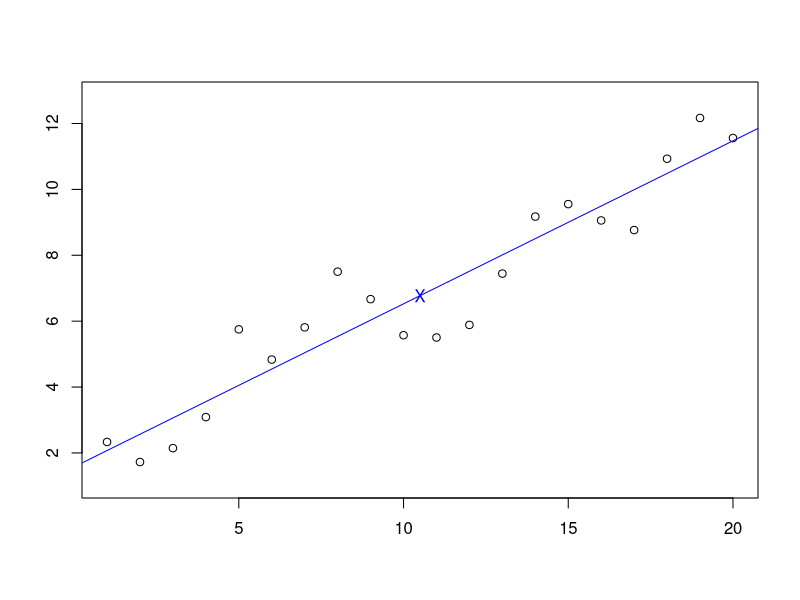
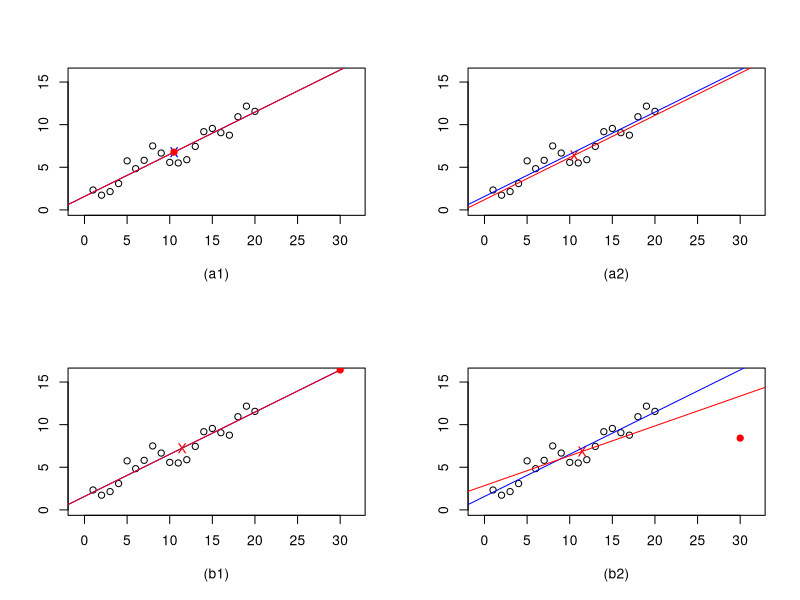
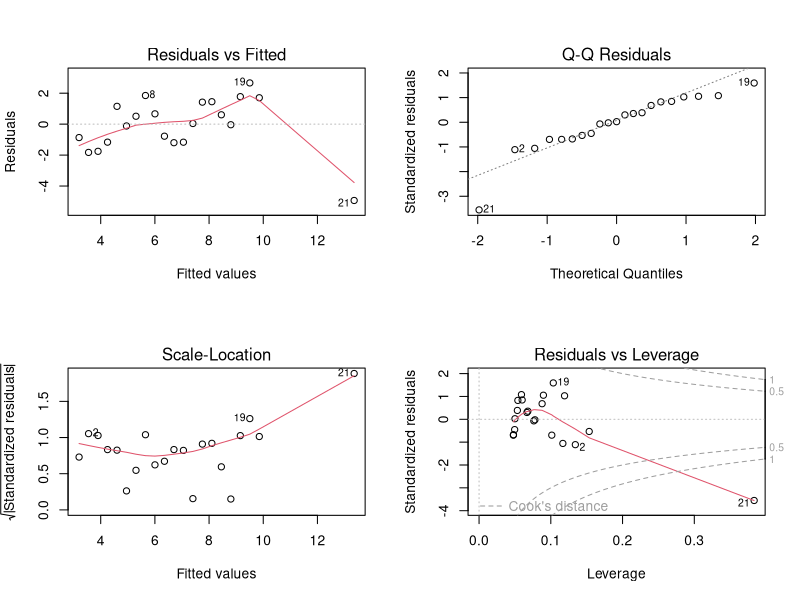

These charts were generated, in order, by the following R code:
set.seed(123456)
# Generación de los datos
n=20
x=1:n
y=1+0.5*x+rnorm(n)

# Representación de los datos originales
mod=lm(y~x)
plot(y~x,xlab="",ylab="",asp=1)
abline(mod,col="blue")
points(mean(x),mean(y),col="blue",pch="X")
summary(mod)


windows()
par(mfrow=c(2,2))
xmarco=c(1,30)
ymarco=c(0,16)

# Con un dato más en el centro
x0=mean(x)
y0p=predict(mod,data.frame(x=c(x0)))
names(y0p)=c()
y0=y0p
x_ampliado=c(x,x0)
y_ampliado=c(y,y0)
mod_a1=lm(y_ampliado~x_ampliado)
plot(xmarco,ymarco,type="n",xlab="(a1)",ylab="",asp=1)
points(x,y)
points(mean(x_ampliado),mean(y_ampliado),col="blue",pch="X")
abline(mod,col="blue")
points(x0,y0,col="red",pch=19)
abline(mod_a1,col="red")
summary(mod_a1)
# Con un dato más, sin capacidad de palanca y fuera de la recta
y0=y0p-8
x_ampliado=c(x,x0)
y_ampliado=c(y,y0)
mod_a2=lm(y_ampliado~x_ampliado)
plot(xmarco,ymarco,type="n",xlab="(a2)",ylab="",asp=1)
points(x,y)
points(mean(x_ampliado),mean(y_ampliado),col="red",pch="X")
abline(mod,col="blue")
points(x0,y0,col="red",pch=19)
abline(mod_a2,col="red")
summary(mod_a2)
# Con un dato más, con capacidad de palanca pero dentro de la recta
x0=30
y0p=predict(mod,data.frame(x=c(x0)))
names(y0p)=c()
y0=y0p
x_ampliado=c(x,x0)
y_ampliado=c(y,y0)
mod_b1=lm(y_ampliado~x_ampliado)
plot(xmarco,ymarco,type="n",xlab="(b1)",ylab="",asp=1)
points(x,y)
points(mean(x_ampliado),mean(y_ampliado),col="red",pch="X")
abline(mod,col="blue")
points(x0,y0,col="red",pch=19)
abline(mod_b1,col="red")
summary(mod_b1)
# Con un dato más, con capacidad de palanca y fuera de la recta
y0=y0p-8
x_ampliado=c(x,x0)
y_ampliado=c(y,y0)
mod_b2=lm(y_ampliado~x_ampliado)
plot(xmarco,ymarco,type="n",xlab="(b2)",ylab="",asp=1)
points(x,y)
points(mean(x_ampliado),mean(y_ampliado),col="red",pch="X")
abline(mod,col="blue")
points(x0,y0,col="red",pch=19)
abline(mod_b2,col="red")
summary(mod_b2)

hat(model.matrix(mod_a2)) #se calcula la matriz del diseño con el comando
#model.matrix después se extrae la diagonal de la matriz hat con el 
#comando hat (son los elementos hii)

#Calculo de los residuos, residuos estandarizados, y estudentizados
residuals(mod_b2)
rstandard(mod_b2)
rstudent(mod_b2)

cooks.distance(mod_b2) # Distancia de Cook
plot(mod_b2) #Si en el QQ-plot los puntos estan proximos a la recta se acepta normalidad

shapiro.test(rstandard(mod_b2)) #Si el p-value es pequeño, se rechaza normalidad
